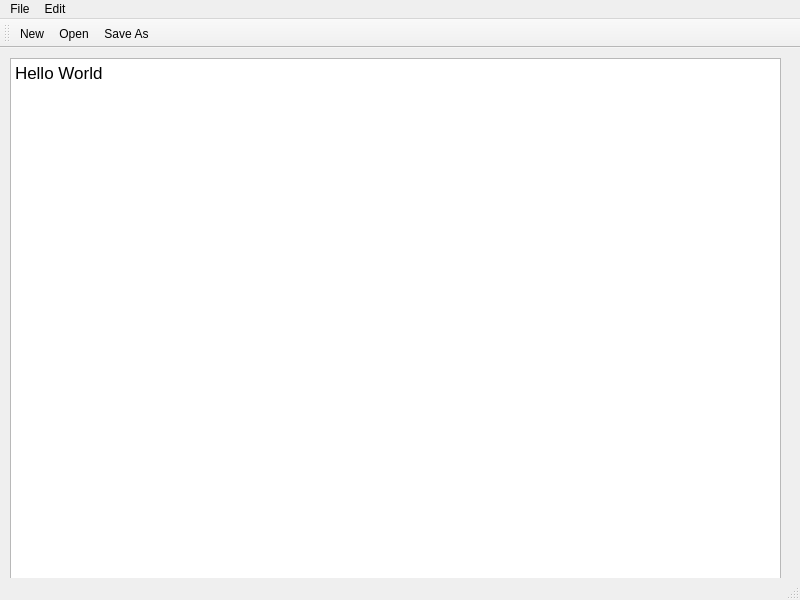
<?xml version="1.0" encoding="UTF-8"?>
<ui version="4.0">
 <class>MainWindow</class>
 <widget class="QMainWindow" name="MainWindow">
  <property name="geometry">
   <rect>
    <x>0</x>
    <y>0</y>
    <width>800</width>
    <height>600</height>
   </rect>
  </property>
  <property name="windowTitle">
   <string>MainWindow</string>
  </property>
  <widget class="QWidget" name="centralwidget">
   <widget class="QWidget" name="verticalLayoutWidget">
    <property name="geometry">
     <rect>
      <x>10</x>
      <y>10</y>
      <width>771</width>
      <height>531</height>
     </rect>
    </property>
    <layout class="QVBoxLayout" name="verticalLayout">
     <item>
      <widget class="QTextEdit" name="textEdit">
       <property name="html">
        <string>&lt;!DOCTYPE HTML PUBLIC &quot;-//W3C//DTD HTML 4.0//EN&quot; &quot;http://www.w3.org/TR/REC-html40/strict.dtd&quot;&gt;
&lt;html&gt;&lt;head&gt;&lt;meta name=&quot;qrichtext&quot; content=&quot;1&quot; /&gt;&lt;style type=&quot;text/css&quot;&gt;
p, li { white-space: pre-wrap; }
&lt;/style&gt;&lt;/head&gt;&lt;body style=&quot; font-family:'.AppleSystemUIFont'; font-size:13pt; font-weight:400; font-style:normal;&quot;&gt;
&lt;p style=&quot; margin-top:0px; margin-bottom:0px; margin-left:0px; margin-right:0px; -qt-block-indent:0; text-indent:0px;&quot;&gt;Hello World&lt;/p&gt;&lt;/body&gt;&lt;/html&gt;</string>
       </property>
      </widget>
     </item>
    </layout>
   </widget>
  </widget>
  <widget class="QMenuBar" name="menubar">
   <property name="geometry">
    <rect>
     <x>0</x>
     <y>0</y>
     <width>800</width>
     <height>21</height>
    </rect>
   </property>
   <widget class="QMenu" name="menuFile">
    <property name="title">
     <string>File</string>
    </property>
    <addaction name="actionNew"/>
    <addaction name="actionOpen"/>
    <addaction name="actionSave_As"/>
    <addaction name="actionPrint"/>
    <addaction name="actionExit"/>
   </widget>
   <widget class="QMenu" name="menuFile_2">
    <property name="title">
     <string>Edit</string>
    </property>
    <addaction name="actionCopy"/>
    <addaction name="actionPaste"/>
    <addaction name="actionCut"/>
    <addaction name="actionUndo"/>
    <addaction name="actionRedo"/>
   </widget>
   <addaction name="menuFile"/>
   <addaction name="menuFile_2"/>
  </widget>
  <widget class="QStatusBar" name="statusbar"/>
  <widget class="QToolBar" name="toolBar">
   <property name="windowTitle">
    <string>toolBar</string>
   </property>
   <attribute name="toolBarArea">
    <enum>TopToolBarArea</enum>
   </attribute>
   <attribute name="toolBarBreak">
    <bool>false</bool>
   </attribute>
   <addaction name="actionNew"/>
   <addaction name="actionOpen"/>
   <addaction name="actionSave_As"/>
  </widget>
  <action name="actionNew">
   <property name="icon">
    <iconset resource="Resources.qrc">
     <normaloff>:/imgs/New.bmp</normaloff>:/imgs/New.bmp</iconset>
   </property>
   <property name="text">
    <string>New</string>
   </property>
  </action>
  <action name="actionOpen">
   <property name="icon">
    <iconset resource="Resources.qrc">
     <normaloff>:/imgs/Open.bmp</normaloff>:/imgs/Open.bmp</iconset>
   </property>
   <property name="text">
    <string>Open</string>
   </property>
  </action>
  <action name="actionSave_As">
   <property name="icon">
    <iconset resource="Resources.qrc">
     <normaloff>:/imgs/Save.bmp</normaloff>:/imgs/Save.bmp</iconset>
   </property>
   <property name="text">
    <string>Save As</string>
   </property>
  </action>
  <action name="actionPrint">
   <property name="text">
    <string>Print</string>
   </property>
  </action>
  <action name="actionExit">
   <property name="text">
    <string>Exit</string>
   </property>
  </action>
  <action name="actionCopy">
   <property name="icon">
    <iconset resource="Resources.qrc">
     <normaloff>:/imgs/Copy.bmp</normaloff>:/imgs/Copy.bmp</iconset>
   </property>
   <property name="text">
    <string>Copy</string>
   </property>
  </action>
  <action name="actionPaste">
   <property name="icon">
    <iconset resource="Resources.qrc">
     <normaloff>:/imgs/Paste.bmp</normaloff>:/imgs/Paste.bmp</iconset>
   </property>
   <property name="text">
    <string>Paste</string>
   </property>
  </action>
  <action name="actionCut">
   <property name="icon">
    <iconset resource="Resources.qrc">
     <normaloff>:/imgs/Cut.bmp</normaloff>:/imgs/Cut.bmp</iconset>
   </property>
   <property name="text">
    <string>Cut</string>
   </property>
  </action>
  <action name="actionUndo">
   <property name="text">
    <string>Undo</string>
   </property>
  </action>
  <action name="actionRedo">
   <property name="text">
    <string>Redo</string>
   </property>
  </action>
 </widget>
 <resources>
  <include location="Resources.qrc"/>
 </resources>
 <connections/>
</ui>
